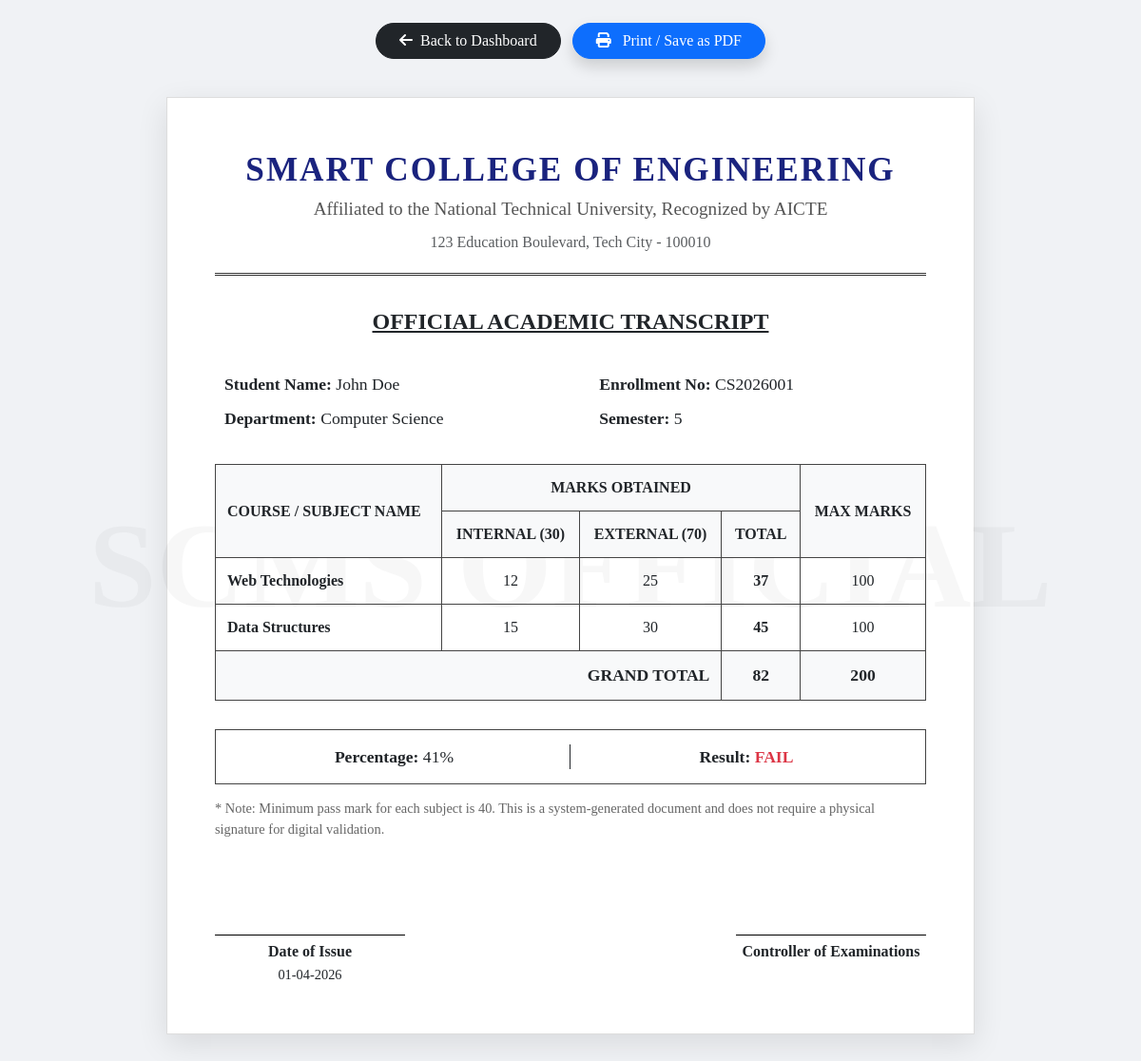
The app's page /modules/marks/marksheet.php (signed in) with its own data.
### tables this page shows
CREATE TABLE `students` (
  `id` int(11) NOT NULL AUTO_INCREMENT,
  `user_id` int(11) NOT NULL,
  `enrollment_no` varchar(50) NOT NULL,
  `dept` varchar(100) NOT NULL,
  `semester` int(11) NOT NULL,
  PRIMARY KEY (`id`),
  UNIQUE KEY `enrollment_no` (`enrollment_no`),
  FOREIGN KEY (`user_id`) REFERENCES `users`(`id`) ON DELETE CASCADE
);

CREATE TABLE `users` (
  `id` int(11) NOT NULL AUTO_INCREMENT,
  `name` varchar(100) NOT NULL,
  `email` varchar(100) NOT NULL,
  `password` varchar(255) NOT NULL,
  `role` enum('admin','faculty','student') NOT NULL,
  `created_at` timestamp DEFAULT CURRENT_TIMESTAMP,
  PRIMARY KEY (`id`),
  UNIQUE KEY `email` (`email`)
);

CREATE TABLE `marks` (
  `id` int(11) NOT NULL AUTO_INCREMENT,
  `student_id` int(11) NOT NULL,
  `course_id` int(11) NOT NULL,
  `internal_marks` float NOT NULL DEFAULT 0,
  `external_marks` float NOT NULL DEFAULT 0,
  `total_marks` float GENERATED ALWAYS AS (`internal_marks` + `external_marks`) STORED,
  PRIMARY KEY (`id`),
  FOREIGN KEY (`student_id`) REFERENCES `students`(`id`) ON DELETE CASCADE,
  FOREIGN KEY (`course_id`) REFERENCES `courses`(`id`) ON DELETE CASCADE
);

CREATE TABLE `courses` (
  `id` int(11) NOT NULL AUTO_INCREMENT,
  `name` varchar(100) NOT NULL,
  `faculty_id` int(11) NOT NULL,
  `credits` int(11) NOT NULL,
  PRIMARY KEY (`id`),
  FOREIGN KEY (`faculty_id`) REFERENCES `faculty`(`id`) ON DELETE CASCADE
);

### modules/marks/marksheet.php (the view, shortened to what this page needs)
<?php
require_once '../../config/db.php';
$user_role = $_SESSION['role'];
$logged_in_user_id = $_SESSION['user_id'];
$student_id = null;
if ($user_role === 'student') {
    $stmt = $pdo->prepare("SELECT id FROM students WHERE user_id = ?");
    $stmt->execute([$logged_in_user_id]);
    $student_id = $stmt->fetchColumn();
} else {
    if (!isset($_GET['id'])) {
        die("<div style='text-align:center; margin-top:50px; font-family:sans-serif;'><h3>Error: No Student Selected.</h3><a href='index.php'>Go Back</a></div>");
    }
    $student_id = filter_input(INPUT_GET, 'id', FILTER_SANITIZE_NUMBER_INT);
}
$stmt = $pdo->prepare("
    SELECT s.*, u.name, u.email
    FROM students s
    JOIN users u ON s.user_id = u.id
    WHERE s.id = ?
");
$stmt->execute([$student_id]);
$student = $stmt->fetch();
$stmt = $pdo->prepare("
    SELECT c.name as subject_name, c.credits, m.internal_marks, m.external_marks, m.total_marks
    FROM marks m
    JOIN courses c ON m.course_id = c.id
    WHERE m.student_id = ?
");
$stmt->execute([$student_id]);
$marks = $stmt->fetchAll();
$total_obtained = 0;
$max_possible = count($marks) * 100;
$has_failed = false;
foreach ($marks as $m) {
    $total_obtained += $m['total_marks'];
    if ($m['total_marks'] < 40) {
        $has_failed = true;
    }
}
$percentage = $max_possible > 0 ? round(($total_obtained / $max_possible) * 100, 2) : 0;
$final_status = "PASS";
$status_color = "text-success";
if ($has_failed || $percentage < 40) {
    $final_status = "FAIL";
    $status_color = "text-danger";
} elseif ($percentage >= 75) {
    $final_status = "PASS WITH DISTINCTION";
    $status_color = "text-primary";
}
?>
<!DOCTYPE html>
<html lang="en">
<head>
    <link href="https://cdn.jsdelivr.net/npm/bootstrap@5.3.0/dist/css/bootstrap.min.css" rel="stylesheet">
    <link rel="stylesheet" href="https://cdnjs.cloudflare.com/ajax/libs/font-awesome/6.4.0/css/all.min.css">
</head>
<body>
    <div class="action-buttons pt-4">
        <a href="../../dashboard/<?= $user_role === 'student' ? 'student' : 'index' ?>.php" class="btn btn-dark rounded-pill px-4 me-2"><i class="fa-solid fa-arrow-left me-2"></i>Back to Dashboard</a>
        <button onclick="window.print()" class="btn btn-primary rounded-pill px-4 shadow"><i class="fa-solid fa-print me-2"></i> Print / Save as PDF</button>
    </div>
    <div class="marksheet-container">
        <div class="watermark">SCMS OFFICIAL</div>
        <div class="header-section text-center">
            <div class="college-title">Smart College of Engineering</div>
            <div class="sub-title">Affiliated to the National Technical University, Recognized by AICTE</div>
            <div class="mt-2 text-muted">123 Education Boulevard, Tech City - 100010</div>
        </div>
        <div class="document-title">Official Academic Transcript</div>
        <table class="info-table">
            <tr>
                <td><strong>Student Name:</strong> <?= htmlspecialchars($student['name']) ?></td>
                <td><strong>Enrollment No:</strong> <?= htmlspecialchars($student['enrollment_no']) ?></td>
            </tr>
            <tr>
                <td><strong>Department:</strong> <?= htmlspecialchars($student['dept']) ?></td>
                <td><strong>Semester:</strong> <?= htmlspecialchars($student['semester']) ?></td>
            </tr>
        </table>
        <table class="marks-table">
            <thead>
                <tr>
                    <th rowspan="2" class="text-start">Course / Subject Name</th>
                    <th colspan="3">Marks Obtained</th>
                    <th rowspan="2">Max Marks</th>
                </tr>
                <tr>
                    <th>Internal (30)</th>
                    <th>External (70)</th>
                    <th>Total</th>
                </tr>
            </thead>
            <tbody>
                <?php if(empty($marks)): ?>
                    <tr><td colspan="5" style="padding: 30px;">No grading records available for this semester.</td></tr>
                <?php else: ?>
                    <?php foreach($marks as $m): ?>
                    <tr>
                        <td class="text-start fw-bold"><?= htmlspecialchars($m['subject_name']) ?></td>
                        <td><?= $m['internal_marks'] ?></td>
                        <td><?= $m['external_marks'] ?></td>
                        <td class="fw-bold"><?= $m['total_marks'] ?></td>
                        <td>100</td>
                    </tr>
                    <?php endforeach; ?>
                    <tr style="background-color: #f8f9fa; font-weight: bold; font-size: 1.1rem;">
                        <td colspan="3" class="text-end">GRAND TOTAL</td>
                        <td><?= $total_obtained ?></td>
                        <td><?= $max_possible ?></td>
                    </tr>
                <?php endif; ?>
            </tbody>
        </table>
        <div style="border: 1px solid #444; padding: 15px; margin-top: 20px; font-size: 1.1rem;">
            <div class="row text-center">
                <div class="col-6 border-end border-dark">
                    <strong>Percentage:</strong> <?= $percentage ?>%
                </div>
                <div class="col-6 fw-bold">
                    <strong>Result:</strong> <span class="<?= $status_color ?>"><?= $final_status ?></span>
                </div>
            </div>
        </div>
        <div style="margin-top: 15px; font-size: 0.9rem; color: #666;">
            * Note: Minimum pass mark for each subject is 40. This is a system-generated document and does not require a physical signature for digital validation.
        </div>
        <div class="footer-section">
            <div class="signature-box">
                <div class="signature-line">Date of Issue<br><span style="font-weight:normal; font-size:0.9rem;"><?= date('d-m-Y') ?></span></div>
            </div>
            <div class="signature-box">
                <div class="signature-line">Controller of Examinations</div>
            </div>
        </div>
    </div>
</body>
</html>

### modules/marks/marksheet.php (style rules this page uses)
body { background-color: #f0f2f5; font-family: 'Times New Roman', serif; }
.marksheet-container { max-width: 850px; margin: 40px auto; background: #fff; padding: 50px; box-shadow: 0 10px 30px rgba(0,0,0,0.1); border: 1px solid #ddd; position: relative; }
.watermark { position: absolute; top: 50%; left: 50%; transform: translate(-50%, -50%); font-size: 8rem; color: rgba(0,0,0,0.03); z-index: 0; pointer-events: none; white-space: nowrap; font-weight: bold; }
.header-section { border-bottom: 3px double #333; padding-bottom: 20px; margin-bottom: 30px; position: relative; z-index: 1; }
.college-title { font-size: 2.2rem; font-weight: bold; color: #1a237e; text-transform: uppercase; letter-spacing: 2px; }
.sub-title { font-size: 1.2rem; color: #555; }
.document-title { text-align: center; font-size: 1.5rem; font-weight: bold; margin-bottom: 30px; text-transform: uppercase; text-decoration: underline; position: relative; z-index: 1; }
.info-table { width: 100%; margin-bottom: 30px; position: relative; z-index: 1; font-size: 1.1rem; }
.info-table td { padding: 5px 10px; }
.marks-table { width: 100%; border-collapse: collapse; margin-bottom: 30px; position: relative; z-index: 1; }
.marks-table th, .marks-table td { border: 1px solid #444; padding: 12px; text-align: center; }
.marks-table th { background-color: #f8f9fa; font-weight: bold; text-transform: uppercase; }
.marks-table .text-start { text-align: left; }
.footer-section { margin-top: 60px; display: flex; justify-content: space-between; position: relative; z-index: 1; }
.signature-box { text-align: center; width: 200px; }
.signature-line { border-top: 1px solid #000; margin-top: 40px; padding-top: 5px; font-weight: bold; }
.action-buttons { text-align: center; margin-bottom: 30px; }

### records on screen
students: user.name "John Doe", enrollment_no "CS2026001", dept "Computer Science", semester "5"
marks: course.name "Web Technologies", internal_marks "12", external_marks "25", total_marks "37", total_marks "FAIL"
marks: course.name "Data Structures", internal_marks "15", external_marks "30", total_marks "45"

### other values on screen
$total_obtained "82"
$max_possible "200"
$percentage "41"
